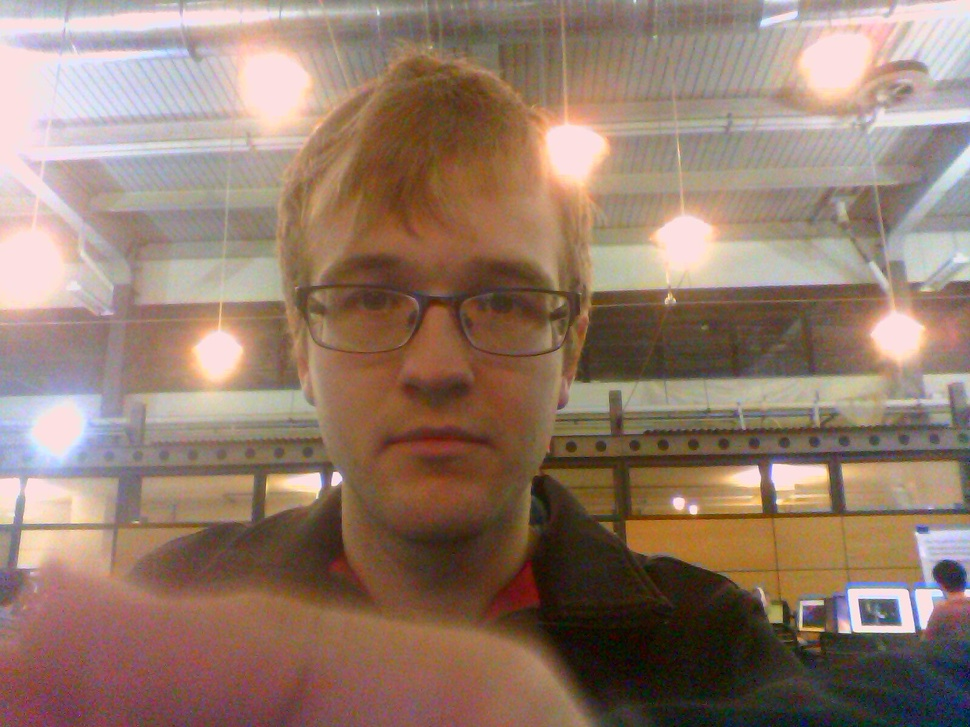
#> input picture data/andrew1.jpg, 970 x 727 px, shrunk from 1600 x 1200 before the run
$ python sample.py ../../data/andrew1.jpg   (Python 2 division)
#> lines starting #> are read from the running program, lines starting #| are printed output that depends on the picture; after the words box and inside, x2 and y2 are one past the last pixel; in counts of white or black regions, pixels touching at a corner belong together
#!/usr/bin/python

# Import the required modules
import cv2, os
import numpy as np
import sys
from PIL import Image

def main():
	try:
		pathToImage = str(sys.argv[1])
	except IndexError:
		print "Incorret syntax. Expecting python sample.py PATHTOIMAGE"
		return

	# For face detection we will use the Haar Cascade provided by OpenCV.
	cascadePath = "src/python/haarcascade_frontalface_default.xml"
	faceCascade = cv2.CascadeClassifier(cascadePath)

	#Open image for prediction
	predict_image_pil = Image.open(pathToImage).convert('L')
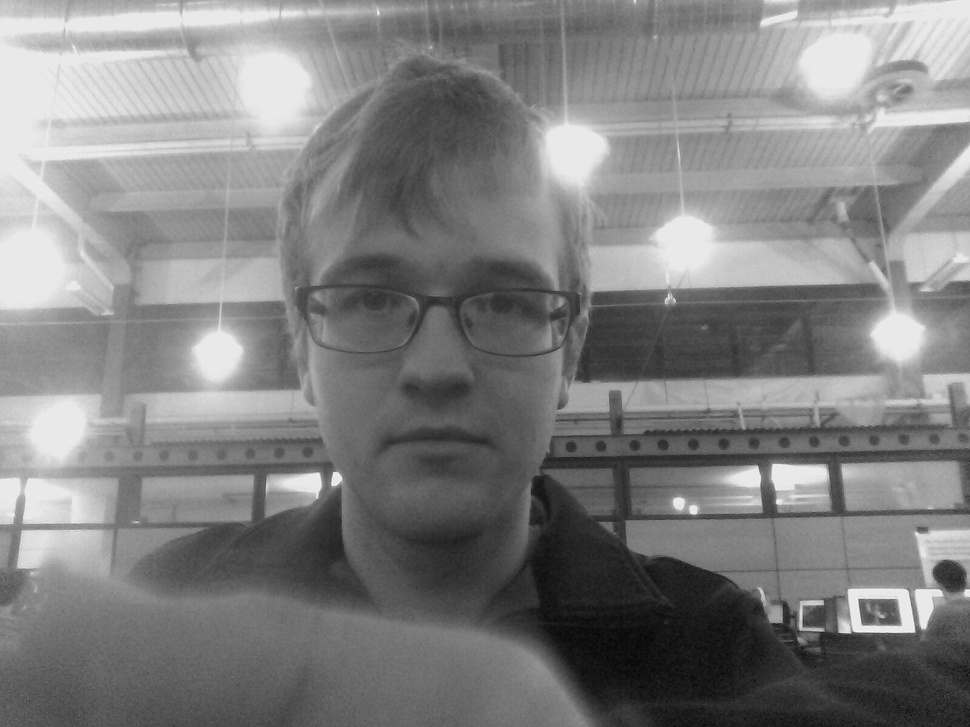
#> predict_image_pil: PIL image 970x727 L; min 4, max 246, mean 128.8
	predict_image = np.array(predict_image_pil, 'uint8')
	faces = faceCascade.detectMultiScale(predict_image, 1.3, 5)
#> faces = [[278, 183, 306, 306]]
	for (x,y,w,h) in faces:
		cv2.rectangle(predict_image,(x,y),(x+w,y+h),(255,0,0),2)
		roi_color = predict_image[y:y+h, x:x+w]
#> this loop made 1 pass
#> pass 1, in main, `roi_color = predict_image[y:y+h, x:x+w]`:
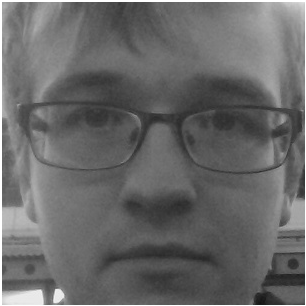
#> roi_color: shape (306, 306); min 21, max 255, mean 104.8
#> after the loop:
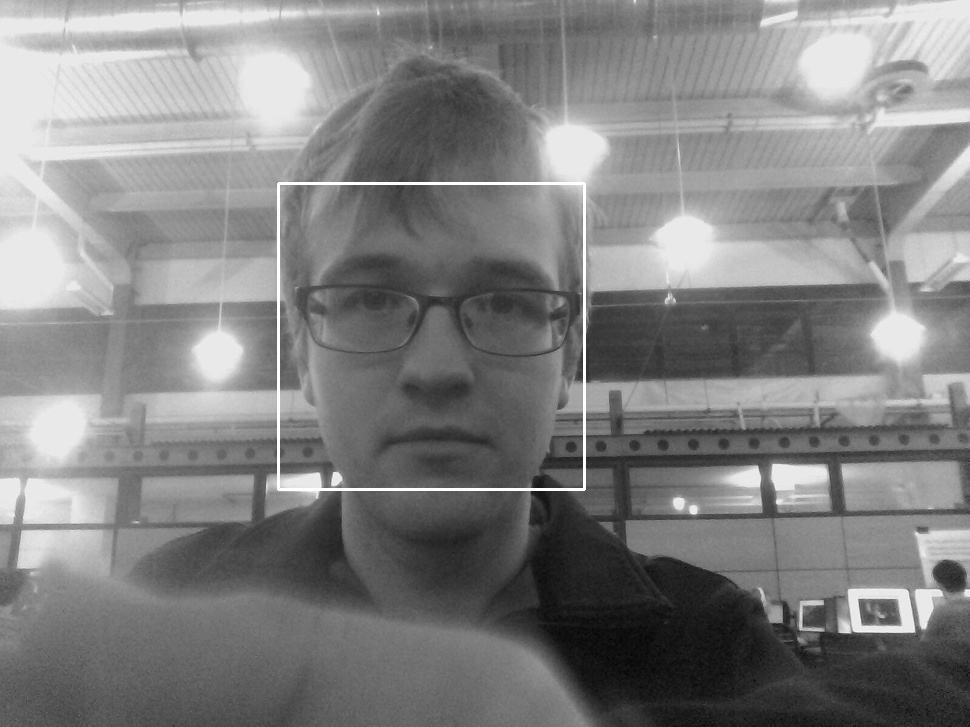
#> predict_image: shape (727, 970); 0.52% of pixels changed, all inside (x1, y1, x2, y2) = (277, 182, 586, 491)

	cv2.imshow('Sample Image',predict_image)
	cv2.imwrite("C:/Users/Jacob/workspace/FaceMapper/src/python/images/savedFace.jpg", predict_image)
	print "saved image"
	cv2.waitKey(0)
	cv2.destroyAllWindows()

if __name__ == '__main__':
	main()
